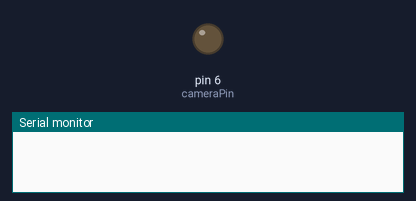
Simulated run of this sketch. Board: Arduino Uno, built with avr-gcc and run on an emulated ATmega328P. On the bench: output pins drawn as LEDs (lit = HIGH), the last lines printed to the serial monitor. At 16.4 s the program stops and its outputs stay as they are.

Above: at 10.3 s.
At 13.2 s:
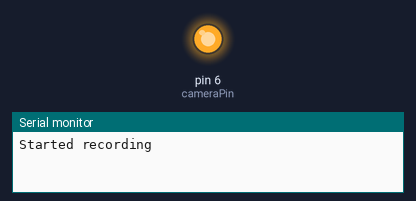
Timing chart, 0 to 17.4 s (numbered marks = the images above):
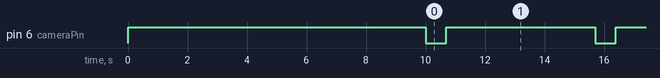

The sketch:

Camera_Test.ino
```cpp
const int cameraPin = 6;

void setup() {
  Serial.begin(9600);
  pinMode(cameraPin, OUTPUT);
  digitalWrite(cameraPin, HIGH);
  delay(10000);
}

void loop() {
  digitalWrite(cameraPin, LOW);
  delay(700);

  Serial.println("Started recording");
  digitalWrite(cameraPin, HIGH);
  delay(5000);

  digitalWrite(cameraPin, LOW);
  delay(700);
  digitalWrite(cameraPin, HIGH);
  Serial.println("Stopped recording");
  while(1);
}
```

Measured:
- by itself, pin 6 (cameraPin): alternates HIGH for 5.0 s and LOW for 0.70 s
